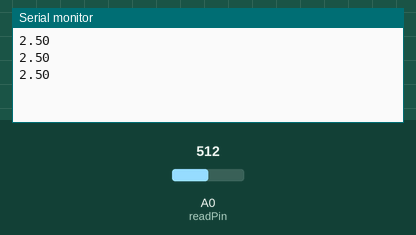
Recording of a sketch running on a simulated Arduino Uno, built with avr-gcc and run on an emulated ATmega328P. On the bench: the last lines printed to the serial monitor. The test bench sets the inputs (shaded band); at power-on: A0 (readPin) = 512.

Above: at 1.3 s.
1.4 s: A0 (readPin) set to 716
At 1.9 s:
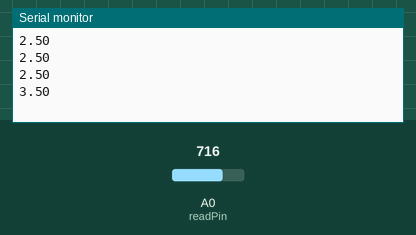
2.9 s: A0 (readPin) set to 900
At 3.4 s:
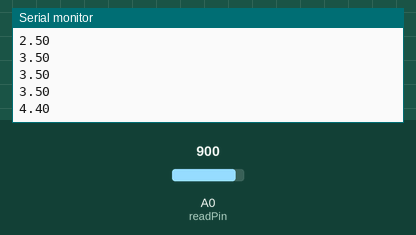
Timing chart, 0 to 5.9 s (numbered marks = the images above; inputs shaded):
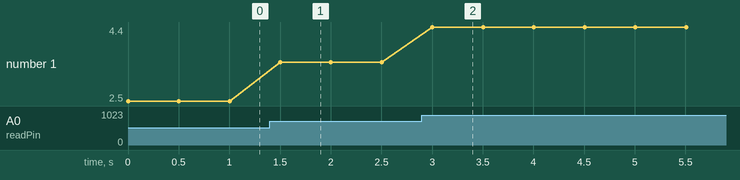

The sketch:

AnalogReadDemo.ino
```cpp
const int readPin = A0;
float V2 = 0;
const int readDelay = 500;
int readVal;

void setup() {
  Serial.begin(9600);
  pinMode(readPin, INPUT);
}

void loop() {
  readVal = analogRead(readPin);
  V2 = (5. / 1023.) * readVal;
  Serial.println(V2);
  delay(readDelay);
}
```

Measured:
- after the input at 1.4 s, the serial monitor: prints a new line after 0.10 s (image 1)
- after the input at 2.9 s, the serial monitor: prints a new line after 0.10 s (image 2)
- plotted number 1: 2.5 → 3.5 after the input at 1.4 s, 3.5 → 4.4 after the input at 2.9 s
